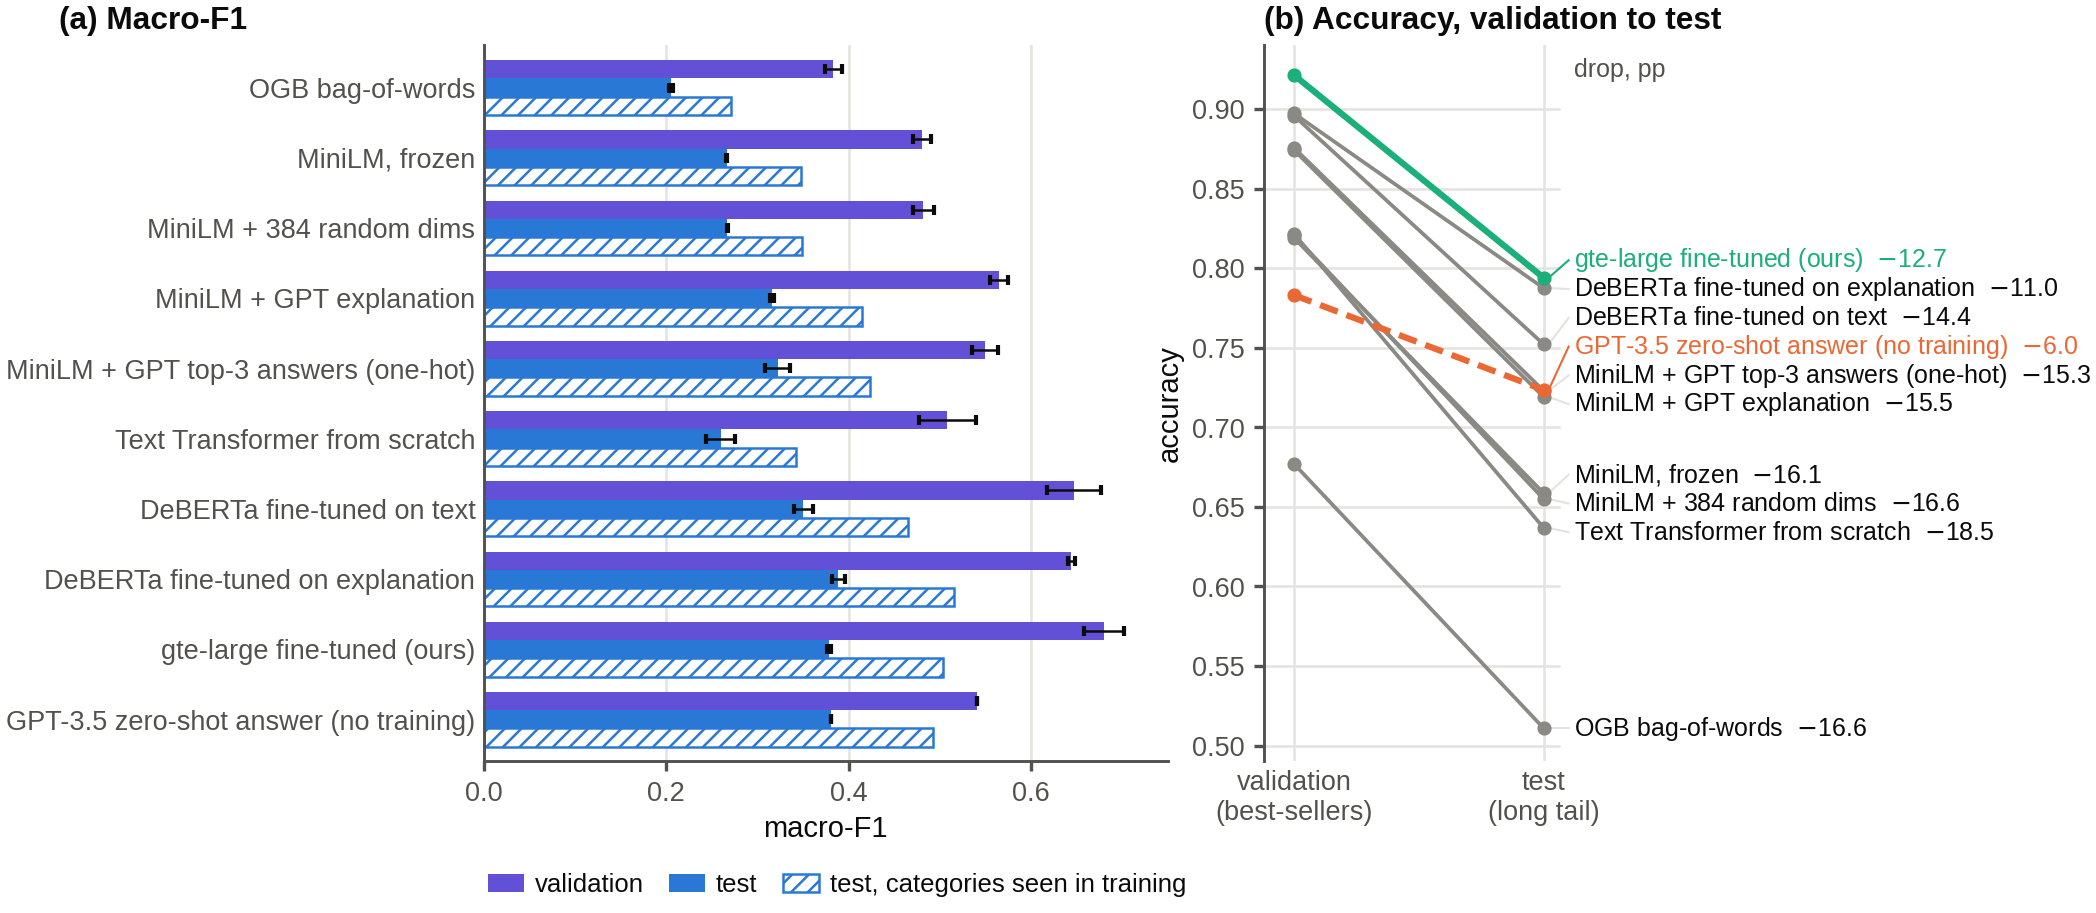

This chart was generated by the following Python code:
"""Stage 2 (text-only classifiers): numbers for the report table and the appendix figure fig_text_only.png/.pdf.

Two sources, kept apart in text_only.json:
  table   the run behind the report table (notebooks/2_text_only/text_only_analysis.ipynb, outputs of cells 29-31).
          Its results/2_text_only/text_only_runs.csv and ogb_mlp_runs.csv are not in the repo, so the values are copied here.
  repo    recomputed from what is in the repo: results/3_gnn_text/baselines_runs.csv and results/2_text_only/{tape,gpt_pred,text_transformer}_runs.csv
          (same arms, same seeds), results/3_gnn_text/tape_repro_ours_lm*_runs.csv (DeBERTa + MLP, val) and
          results/4_fusion/final_test_runs.csv (test),
          outputs/probs/garch-MLP@ft-gte-large_s{e}_normal_s{s}.npy (gte-large + MLP, 3 encoders x 3 seeds), and an
          MLP retrained here on the OGB features (3 seeds, 4 threads; standardised with train statistics).
Slices (src/train.py test_subsets): test_seen = class occurs in train; test_dedup = text does not duplicate a training
product. Macro-F1 averages over the classes present in the evaluated slice (masked_metrics). Test labels are only used
descriptively; nothing is selected here. The figure uses the table run where it has the value, the repo otherwise.
Usage: python report/figures/main/fig_text_only.py [--plot]   (--plot redraws from text_only.json, no retraining)"""
import json, os, sys
from pathlib import Path
import numpy as np, pandas as pd, torch
import matplotlib
matplotlib.use("Agg")
import matplotlib.pyplot as plt

HERE = Path(__file__).resolve().parent; REPO = HERE.parents[2]; sys.path.insert(0, str(REPO)); os.chdir(REPO)
from src.data import load_products  # noqa: E402
from src.models import MLP  # noqa: E402
from src.train import masked_metrics, set_seed, test_subsets, train  # noqa: E402

# ---------------- names (exactly the report table's rows, plus K and P) ----------------
ROWS = [("ogb", "OGB bag-of-words"), ("A", "MiniLM, frozen"), ("K", "MiniLM + 384 random dims"),
        ("G", "MiniLM + GPT explanation"), ("P", "MiniLM + GPT top-3 answers (one-hot)"),
        ("T", "Text Transformer from scratch"), ("deb_t", "DeBERTa fine-tuned on text"),
        ("deb_e", "DeBERTa fine-tuned on explanation"), ("gte", "gte-large fine-tuned (ours)"),
        ("gpt", "GPT-3.5 zero-shot answer (no training)")]
NAME = dict(ROWS)
# The table run (notebooks/2_text_only/text_only_analysis.ipynb outputs): mean (std) over seeds 0-2.
TABLE = {
    "ogb": dict(val_acc=.6771, val_acc_std=.0068, val_f1=.3833, val_f1_std=.0090, test_acc=.5109, test_acc_std=.0050,
                test_f1=.2055, test_f1_std=.0022, test_seen_f1=.2707, test_dedup_f1=.2053),
    "A": dict(val_acc=.8191, val_acc_std=.0007, val_f1=.4806, val_f1_std=.0102, test_acc=.6586, test_acc_std=.0006,
              test_f1=.2662, test_f1_std=.0006, test_seen_f1=.3475, test_dedup_f1=.2660),
    "K": dict(val_acc=.8206, val_acc_std=.0050, val_f1=.4819, val_f1_std=.0117, test_acc=.6550, test_acc_std=.0009,
              test_f1=.2670, test_f1_std=.0004, test_seen_f1=.3486, test_dedup_f1=.2669),
    "G": dict(val_acc=.8743, val_acc_std=.0026, val_f1=.5648, val_f1_std=.0100, test_acc=.7191, test_acc_std=.0013,
              test_f1=.3161, test_f1_std=.0020, test_seen_f1=.4143, test_dedup_f1=.3160),
    "P": dict(val_acc=.8757, val_acc_std=.0026, val_f1=.5491, val_f1_std=.0142, test_acc=.7230, test_acc_std=.0161,
              test_f1=.3224, test_f1_std=.0139, test_seen_f1=.4229, test_dedup_f1=.3223),
    "T": dict(val_acc=.8217, val_acc_std=.0080, val_f1=.5082, val_f1_std=.0313, test_acc=.6368, test_acc_std=.0161,
              test_f1=.2597, test_f1_std=.0160, test_seen_f1=.3423, test_dedup_f1=.2594),
    "gpt": dict(val_acc=.7831, val_f1=.5409, test_acc=.7235, test_f1=.3811, test_seen_f1=.4927),
}

PLOT_ONLY = "--plot" in sys.argv


def compute():
    g, text = load_products()
    y = g.y
    subsets = test_subsets(g, text)
    SLICES = {"val": g.val_mask, "test": subsets["test"], "test_seen": subsets["test_seen"],
              "test_dedup": subsets["test_dedup"]}

    def from_runs(df):
        """Per-run metrics from a *_runs.csv (rows per seed x eval)."""
        out = {}
        for s in SLICES:
            d = df[df["eval"] == s]
            if len(d):
                out[s] = {"acc": d.acc.tolist(), "f1": d.macro_f1.tolist()}
        return out

    def from_preds(preds):
        out = {s: {"acc": [], "f1": []} for s in SLICES}
        for p in preds:
            for s, m in SLICES.items():
                r = masked_metrics(y, torch.as_tensor(p), m); out[s]["acc"].append(r["acc"]); out[s]["f1"].append(r["macro_f1"])
        return out

    R2, R3, R4 = (REPO / "results" / s for s in ("2_text_only", "3_gnn_text", "4_fusion"))
    runs = {}
    b = pd.read_csv(R3 / "baselines_runs.csv"); b = b[b.setting == "normal"]
    runs["A"], runs["K"] = from_runs(b[b.arm == "A"]), from_runs(b[b.arm == "K"])
    t = pd.read_csv(R2 / "tape_runs.csv"); runs["G"] = from_runs(t[(t.arm == "G") & (t.setting == "normal")])
    gp = pd.read_csv(R2 / "gpt_pred_runs.csv"); gp = gp[gp.setting == "normal"]
    runs["P"], runs["gpt"] = from_runs(gp[gp.arm == "P_MLP"]), from_runs(gp[gp.arm == "GPT"])
    tt = pd.read_csv(R2 / "text_transformer_runs.csv"); runs["T"] = from_runs(tt[tt.setting == "normal"])
    # DeBERTa + MLP (3 DeBERTa seeds x 3 MLP seeds): val from run_tape_repro.py, test from run_final_eval.py.
    # Their predictions (outputs/final_eval/, outputs/tape_lm/) are not on this machine, so there is no dedup slice.
    rep = pd.concat(pd.read_csv(R3 / f"tape_repro_ours_lm{i}_runs.csv") for i in range(3))
    rep = rep[(rep.model == "MLP") & (rep.setting == "normal") & (rep["eval"] == "val")]
    ft = pd.read_csv(R4 / "final_test_runs.csv"); ft = ft[(ft.setting == "normal") & (ft.method == "model")]
    for key, feat, arm in [("deb_t", "orig", "DeBERTa + MLP"), ("deb_e", "expl", "DeBERTa(explanation) + MLP")]:
        v = rep[rep.feature == feat]; a = ft[ft.arm == arm]
        runs[key] = {"val": {"acc": v.acc.tolist(), "f1": v.macro_f1.tolist()}}
        for s, sub in [("test", "all"), ("test_seen", "seen")]:
            d = a[a.subset == sub]; runs[key][s] = {"acc": d.acc.tolist(), "f1": d.macro_f1.tolist()}
    runs["gte"] = from_preds([np.load(f"outputs/probs/garch-MLP@ft-gte-large_s{e}_normal_s{s}.npy").argmax(1)
                              for e in range(3) for s in range(3)])
    # OGB features + the same MLP (2 layers, hidden 256, dropout 0.5, lr 0.01, wd 5e-4, patience 50), seeds 0-2.
    torch.set_num_threads(4)
    x = torch.load("data/TAPE/ogbn-products_subset.pt").x.float()  # file already checked by load_products()
    mu, sd = x[g.train_mask].mean(0), x[g.train_mask].std(0).clamp(min=1e-8)
    x = (x - mu) / sd
    ogb_preds = []
    for seed in range(3):
        set_seed(seed); model = MLP(x.size(1), 256, 47); model, _ = train(model, x, g)
        model.eval()
        with torch.no_grad():
            ogb_preds.append(model(x).argmax(1))
    runs["ogb"] = from_preds(ogb_preds)

    def summ(r):
        o = {}
        for s, d in r.items():
            for k in ["acc", "f1"]:
                o[f"{s}_{k}"] = float(np.mean(d[k])); o[f"{s}_{k}_std"] = float(np.std(d[k], ddof=1)) if len(d[k]) > 1 else None
            o["runs"] = len(r["test"]["acc"])
        return o

    repo = {k: summ(runs[k]) for k, _ in ROWS}
    sizes = {s: int(m.sum()) for s, m in SLICES.items()}

    # ---------------- combined numbers (table run first) and checks ----------------
    def pick(k, field):
        tab = {"val_acc": "val_acc", "val_f1": "val_f1", "test_acc": "test_acc", "test_f1": "test_f1",
               "test_seen_f1": "test_seen_f1", "test_dedup_f1": "test_dedup_f1"}.get(field)
        if k in TABLE and tab in TABLE[k]:
            return TABLE[k][tab], "table"
        return repo[k].get(field), "repo"

    rows, diffs = [], []
    for k, name in ROWS:
        r = {"key": k, "name": name}
        for f in ["val_acc", "val_f1", "test_acc", "test_f1", "test_seen_f1", "test_dedup_f1"]:
            r[f], r[f + "_src"] = pick(k, f)
            if k in TABLE and f in TABLE[k] and repo[k].get(f) is not None and abs(TABLE[k][f] - repo[k][f]) > 0.002:
                diffs.append({"row": name, "metric": f, "table_run": TABLE[k][f], "repo": round(repo[k][f], 4)})
        for f in ["val_f1", "test_acc", "test_f1", "val_acc"]:
            s = TABLE.get(k, {}).get(f + "_std") if k in TABLE else None
            r[f + "_std"] = s if s is not None else repo[k].get(f + "_std")
        r["drop"] = r["val_acc"] - r["test_acc"]
        for f in ["test_seen_acc", "test_dedup_acc"]:
            r[f + "_repo"] = repo[k].get(f)
        r["runs"] = repo[k]["runs"]
        rows.append(r)
    df = pd.DataFrame(rows).set_index("key")

    def order(col, src):
        return [NAME[k] for k in src[col].sort_values(ascending=False).index]

    def spearman(a, b):
        return float(pd.Series(a).rank().corr(pd.Series(b).rank()))

    R2 = pd.DataFrame(repo).T  # repo numbers only, so each comparison uses one source
    checks = {"seen_f1_gain": {NAME[k]: round(df.loc[k, "test_seen_f1"] - df.loc[k, "test_f1"], 4) for k in df.index}}
    checks["seen_f1_gain_range"] = [min(checks["seen_f1_gain"].values()), max(checks["seen_f1_gain"].values())]
    checks["seen_f1_gain_range_trained_only"] = [min(v for n, v in checks["seen_f1_gain"].items() if "GPT-3.5" not in n),
                                                 max(v for n, v in checks["seen_f1_gain"].items() if "GPT-3.5" not in n)]
    for slice_ in ["test_seen", "test_dedup"]:
        for m in ["acc", "f1"]:
            have = R2[f"{slice_}_{m}"].notna()
            sub = R2[have]
            checks[f"{slice_}_{m}"] = {
                "rows_without_slice": [NAME[k] for k in R2.index[~have]],
                "order_full_test": order(f"test_{m}", sub), "order_slice": order(f"{slice_}_{m}", sub),
                "same_order": order(f"test_{m}", sub) == order(f"{slice_}_{m}", sub),
                "spearman": spearman(sub[f"test_{m}"], sub[f"{slice_}_{m}"]),
                "max_abs_change": float((sub[f"{slice_}_{m}"] - sub[f"test_{m}"]).abs().max()) if slice_ == "test_dedup" else None}
    out = {"slice_sizes": sizes, "rows": df.reset_index().to_dict("records"), "repo": repo, "table_run": TABLE,
           "table_vs_repo_over_0.002": diffs, "checks": checks,
           "notes": {"gte": "garch-MLP: same 2-layer MLP (hidden 256, wd 5e-4) but lr/dropout chosen on val (0.01 / 0.2)",
                     "deberta": "3 DeBERTa seeds x 3 MLP seeds; dedup slice unavailable (predictions not on this machine)",
                     "ogb": "repo column retrained here; table run from the notebook"}}
    (HERE / "text_only.json").write_text(json.dumps(out, indent=1, default=float) + "\n")
    pd.set_option("display.width", 250)
    print(df[["val_acc", "test_acc", "test_f1", "drop", "val_f1", "test_seen_f1", "test_dedup_f1", "test_dedup_acc_repo"]].round(4))
    print(pd.DataFrame(repo).T[["val_acc", "test_acc", "test_f1", "val_f1", "test_seen_f1", "test_dedup_acc", "test_dedup_f1"]].round(4))
    print("diffs:", diffs); print(json.dumps(checks, indent=1))
    return out


out = json.loads((HERE / "text_only.json").read_text()) if PLOT_ONLY else compute()
df = pd.DataFrame(out["rows"]).set_index("key")
# The same ranking checks on the table-consistent numbers (macro-F1 only: the table run has no slice accuracy).
tc = {}
for slice_ in ["test_seen", "test_dedup"]:
    sub = df[df[f"{slice_}_f1"].notna()]
    full = [NAME[k] for k in sub.test_f1.sort_values(ascending=False).index]
    sl = [NAME[k] for k in sub[f"{slice_}_f1"].sort_values(ascending=False).index]
    tc[f"{slice_}_f1"] = {"rows_without_slice": [NAME[k] for k in df.index if k not in sub.index],
                          "order_full_test": full, "order_slice": sl, "same_order": full == sl,
                          "spearman": float(sub.test_f1.rank().corr(sub[f"{slice_}_f1"].rank()))}
out["checks_table_consistent"] = tc
(HERE / "text_only.json").write_text(json.dumps(out, indent=1, default=float) + "\n")
print(json.dumps(tc, indent=1))

# ---------------- figure (style of figs_final.py) ----------------
INK, MUTED, GRID = "#0b0b0b", "#52514e", "#e4e3df"
VAL, TEST = "#6250d6", "#2a78d6"
BASELINE, BASE, GPT = "#8a8984", "#1baf7a", "#eb6834"
F_TICK, F_LAB, F_LEG, F_ANN, F_TIT = 6.5, 7.0, 6.2, 6.0, 7.6
plt.rcParams.update({"mathtext.fontset": "dejavusans", "font.family": "Liberation Sans", "font.size": F_LAB,
                     "axes.edgecolor": MUTED, "axes.labelcolor": INK, "xtick.color": MUTED, "ytick.color": MUTED,
                     "xtick.labelsize": F_TICK, "ytick.labelsize": F_TICK, "axes.labelsize": F_LAB,
                     "legend.fontsize": F_LEG, "legend.frameon": False, "legend.handlelength": 1.4,
                     "legend.handletextpad": 0.4, "legend.borderaxespad": 0.3, "legend.labelspacing": 0.3,
                     "text.color": INK, "axes.spines.top": False, "axes.spines.right": False,
                     "axes.titlesize": F_TIT, "axes.titleweight": "bold", "axes.titlelocation": "left",
                     "axes.titlepad": 4, "xtick.major.size": 2.5, "ytick.major.size": 2.5, "xtick.major.pad": 2,
                     "ytick.major.pad": 2, "axes.labelpad": 2, "figure.dpi": 300, "savefig.dpi": 300,
                     "axes.linewidth": 0.7, "hatch.linewidth": 0.6})

fig, (a, b) = plt.subplots(1, 2, figsize=(6.3, 3.1), gridspec_kw={"width_ratios": [1.0, 1.0], "wspace": 0.14})
# (a) macro-F1, horizontal grouped bars so the full names fit
keys = [k for k, _ in ROWS]
yy = np.arange(len(keys))[::-1].astype(float)
h = 0.26
a.barh(yy + h, df.loc[keys, "val_f1"], h, xerr=df.loc[keys, "val_f1_std"].fillna(0), color=VAL,
       error_kw=dict(lw=0.6, capsize=1.2, ecolor=INK), label="validation")
a.barh(yy, df.loc[keys, "test_f1"], h, xerr=df.loc[keys, "test_f1_std"].fillna(0), color=TEST,
       error_kw=dict(lw=0.6, capsize=1.2, ecolor=INK), label="test")
a.barh(yy - h, df.loc[keys, "test_seen_f1"], h, color="white", edgecolor=TEST, linewidth=0.6, hatch="//////",
       label="test, categories seen in training")
a.set_yticks(yy, [NAME[k] for k in keys]); a.tick_params(axis="y", length=0)
a.set_xlim(0, 0.75); a.set_xticks([0, 0.2, 0.4, 0.6]); a.set_xlabel("macro-F1")
a.set_ylim(-0.6, len(keys) - 0.4)
a.grid(axis="x", color=GRID, linewidth=0.6); a.set_axisbelow(True)
a.legend(loc="upper left", bbox_to_anchor=(-0.02, -0.13), ncol=3, columnspacing=1.0)
a.set_title("(a) Macro-F1", x=-0.62)

# (b) accuracy, validation -> test, labels spread so they do not overlap
col = {k: BASELINE for k in keys}; col.update({"gte": BASE, "gpt": GPT})
for k in keys:
    v, t = df.loc[k, "val_acc"], df.loc[k, "test_acc"]
    b.plot([0, 1], [v, t], color=col[k], lw=1.5 if k in ("gte", "gpt") else 0.9, ls=(0, (3, 1.5)) if k == "gpt" else "-",
           marker="o", ms=2.4, zorder=3 if k in ("gte", "gpt") else 2, solid_capstyle="round")
ts = df.loc[keys, "test_acc"].sort_values()
pos, gap = {}, 0.0185
for k in ts.index:  # bottom-up placement with a minimum gap
    pos[k] = max(ts[k], max(pos.values()) + gap) if pos else ts[k]
shift = max(0.0, max(pos.values()) - 0.805)  # keep the top label inside the axes
for k in pos:
    pos[k] -= shift * (pos[k] - min(pos.values())) / max(1e-9, max(pos.values()) - min(pos.values()))
for k in keys:
    t, p = df.loc[k, "test_acc"], pos[k]
    b.plot([1.02, 1.1], [t, p], color=GRID if col[k] == BASELINE else col[k], lw=0.5, zorder=1)
    b.text(1.12, p, f"{NAME[k]}  $-${100 * df.loc[k, 'drop']:.1f}", va="center", fontsize=F_ANN,
           color=INK if col[k] == BASELINE else col[k])
b.set_xlim(-0.12, 2.62); b.set_xticks([0, 1], ["validation\n(best-sellers)", "test\n(long tail)"])
b.tick_params(axis="x", length=0)
b.set_ylim(0.49, 0.94); b.set_ylabel("accuracy"); b.spines["bottom"].set_visible(False)
for v in np.arange(0.5, 0.95, 0.05):  # grid only under the lines, not under the labels
    b.plot([-0.12, 1.06], [v, v], color=GRID, lw=0.6, zorder=0)
for s in [0, 1]:
    b.axvline(s, color=GRID, lw=0.6, zorder=0)
b.text(1.12, 0.925, "drop, pp", fontsize=F_ANN, color=MUTED, va="center")
b.set_title("(b) Accuracy, validation to test")
fig.savefig(HERE / "fig_text_only.png", bbox_inches="tight", pad_inches=0.02, facecolor="white")
fig.savefig(HERE / "fig_text_only.pdf", bbox_inches="tight", pad_inches=0.02, facecolor="white")
plt.close(fig)
